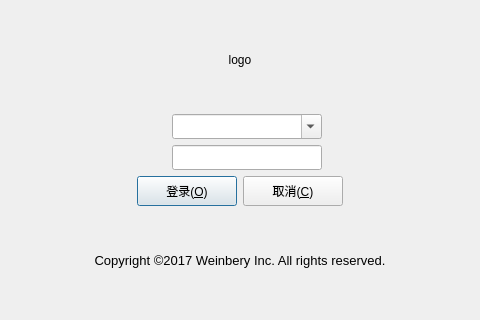
<?xml version="1.0" encoding="UTF-8"?>
<ui version="4.0">
 <class>LoginDialog</class>
 <widget class="QDialog" name="LoginDialog">
  <property name="geometry">
   <rect>
    <x>0</x>
    <y>0</y>
    <width>480</width>
    <height>320</height>
   </rect>
  </property>
  <property name="minimumSize">
   <size>
    <width>480</width>
    <height>320</height>
   </size>
  </property>
  <property name="maximumSize">
   <size>
    <width>480</width>
    <height>320</height>
   </size>
  </property>
  <property name="windowTitle">
   <string>Dialog</string>
  </property>
  <layout class="QVBoxLayout" name="verticalLayout">
   <item>
    <widget class="QLabel" name="labelLogo">
     <property name="text">
      <string>logo</string>
     </property>
     <property name="alignment">
      <set>Qt::AlignCenter</set>
     </property>
    </widget>
   </item>
   <item>
    <layout class="QHBoxLayout" name="horizontalLayout">
     <item>
      <spacer name="horizontalSpacer">
       <property name="orientation">
        <enum>Qt::Horizontal</enum>
       </property>
       <property name="sizeHint" stdset="0">
        <size>
         <width>40</width>
         <height>20</height>
        </size>
       </property>
      </spacer>
     </item>
     <item>
      <widget class="QLabel" name="labelUserName">
       <property name="text">
        <string/>
       </property>
       <property name="pixmap">
        <pixmap resource="res.qrc">:/images/point.png</pixmap>
       </property>
      </widget>
     </item>
     <item>
      <widget class="QComboBox" name="comboBoxUserName">
       <property name="minimumSize">
        <size>
         <width>150</width>
         <height>25</height>
        </size>
       </property>
       <property name="contextMenuPolicy">
        <enum>Qt::DefaultContextMenu</enum>
       </property>
       <property name="editable">
        <bool>true</bool>
       </property>
      </widget>
     </item>
     <item>
      <spacer name="horizontalSpacer_2">
       <property name="orientation">
        <enum>Qt::Horizontal</enum>
       </property>
       <property name="sizeHint" stdset="0">
        <size>
         <width>40</width>
         <height>20</height>
        </size>
       </property>
      </spacer>
     </item>
    </layout>
   </item>
   <item>
    <layout class="QHBoxLayout" name="horizontalLayout_2">
     <item>
      <spacer name="horizontalSpacer_3">
       <property name="orientation">
        <enum>Qt::Horizontal</enum>
       </property>
       <property name="sizeHint" stdset="0">
        <size>
         <width>40</width>
         <height>20</height>
        </size>
       </property>
      </spacer>
     </item>
     <item>
      <widget class="QLabel" name="labelPassword">
       <property name="text">
        <string/>
       </property>
       <property name="pixmap">
        <pixmap resource="res.qrc">:/images/relevance.png</pixmap>
       </property>
      </widget>
     </item>
     <item>
      <widget class="QLineEdit" name="lineEditPassword">
       <property name="minimumSize">
        <size>
         <width>150</width>
         <height>25</height>
        </size>
       </property>
       <property name="echoMode">
        <enum>QLineEdit::Password</enum>
       </property>
      </widget>
     </item>
     <item>
      <spacer name="horizontalSpacer_4">
       <property name="orientation">
        <enum>Qt::Horizontal</enum>
       </property>
       <property name="sizeHint" stdset="0">
        <size>
         <width>40</width>
         <height>20</height>
        </size>
       </property>
      </spacer>
     </item>
    </layout>
   </item>
   <item>
    <layout class="QHBoxLayout" name="horizontalLayout_3">
     <item>
      <spacer name="horizontalSpacer_6">
       <property name="orientation">
        <enum>Qt::Horizontal</enum>
       </property>
       <property name="sizeHint" stdset="0">
        <size>
         <width>40</width>
         <height>20</height>
        </size>
       </property>
      </spacer>
     </item>
     <item>
      <widget class="QPushButton" name="pushButtonLogin">
       <property name="minimumSize">
        <size>
         <width>100</width>
         <height>30</height>
        </size>
       </property>
       <property name="text">
        <string>登录(&amp;O)</string>
       </property>
      </widget>
     </item>
     <item>
      <widget class="QPushButton" name="pushButtonCancel">
       <property name="minimumSize">
        <size>
         <width>100</width>
         <height>30</height>
        </size>
       </property>
       <property name="text">
        <string>取消(&amp;C)</string>
       </property>
      </widget>
     </item>
     <item>
      <spacer name="horizontalSpacer_5">
       <property name="orientation">
        <enum>Qt::Horizontal</enum>
       </property>
       <property name="sizeHint" stdset="0">
        <size>
         <width>40</width>
         <height>20</height>
        </size>
       </property>
      </spacer>
     </item>
    </layout>
   </item>
   <item>
    <widget class="QLabel" name="labelCopyright">
     <property name="text">
      <string>&lt;html&gt;&lt;head/&gt;&lt;body&gt;&lt;p&gt;&lt;span style=&quot; font-size:10pt; color:#000000;&quot;&gt;Copyright ©2017 Weinbery Inc. All rights reserved.&lt;/span&gt;&lt;/p&gt;&lt;/body&gt;&lt;/html&gt;</string>
     </property>
     <property name="alignment">
      <set>Qt::AlignCenter</set>
     </property>
    </widget>
   </item>
  </layout>
 </widget>
 <resources>
  <include location="res.qrc"/>
 </resources>
 <connections/>
</ui>
